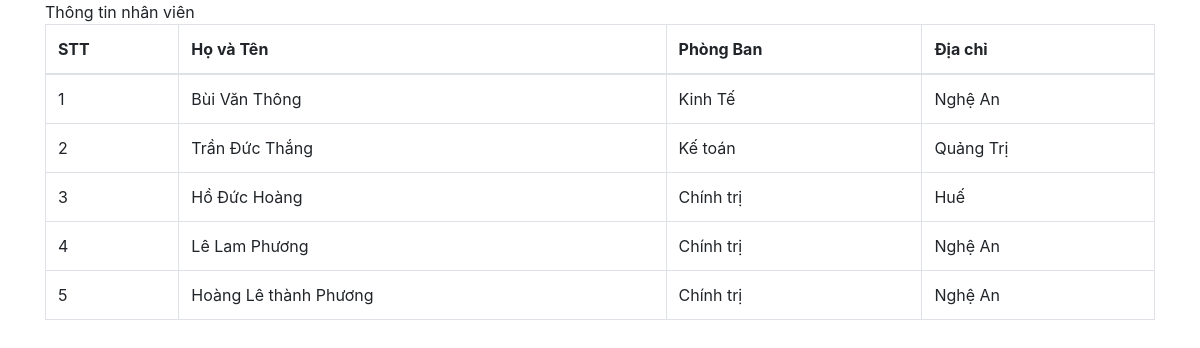
Page /nhanvien.php on the committed database.
### tables this page shows
CREATE TABLE `nhanvien` (
  `IDNV` int(11) NOT NULL,
  `Hoten` text NOT NULL,
  `IDPB` int(11) NOT NULL,
  `Diachi` text NOT NULL
);

CREATE TABLE `phongban` (
  `IDPB` int(11) NOT NULL,
  `Tenpb` text NOT NULL,
  `Mota` text NOT NULL
);

### dbhelper.php (called while the page is built, shortened)
<?php
function executeResult($sql) {
	$conn = mysqli_connect(HOST, USERNAME, PASSWORD, DATABASE);
	$resultset = mysqli_query($conn, $sql) or die( mysqli_error($conn));
	$list      = [];
	while ($row = mysqli_fetch_array($resultset)) {
		$list[] = $row;
	}
	return $list;
}

### nhanvien.php (the view, shortened to what this page needs)
<?php
require_once ('dbhelper.php');
?>
<!DOCTYPE html>
<html>
<head>
	<link rel="stylesheet" href="https://maxcdn.bootstrapcdn.com/bootstrap/4.4.1/css/bootstrap.min.css">
</head>
<body>
	<div class="container">
		<div class="panel panel-primary">
			<div class="panel-heading">
			 Thông tin nhân viên
			</div>
			<div class="panel-body">
				<table class="table table-bordered">
					<thead>
						<tr>
							<th>STT</th>
							<th>Họ và Tên</th>
							<th>Phòng Ban</th>
							<th>Địa chỉ</th>
						</tr>
					</thead>
					<tbody>
<?php
$s_IDPB='';
if($s_IDPB != '')
{
	$sql = "SELECT nhanvien.IDNV,nhanvien.Hoten,phongban.Tenpb,nhanvien.Diachi from nhanvien,phongban
	where nhanvien.IDPB = phongban.IDPB AND phongban.IDPB = $s_IDPB";
}
	else
	{
		$sql = 'SELECT nhanvien.IDNV,nhanvien.Hoten,phongban.Tenpb,nhanvien.Diachi
	FROM nhanvien
   INNER JOIN phongban
   ON nhanvien.IDPB = phongban.IDPB';
	}
$studentList = executeResult($sql);
$index = 1;
foreach ($studentList as $std) {
	echo '<tr>
			<td>'.($index++).'</td>
			<td>'.$std['Hoten'].'</td>
			<td>'.$std['Tenpb'].'</td>
			<td>'.$std['Diachi'].'</td>
		</tr>';
}
?>				</tbody>
				</table>
			</div>
		</div>
	</div>
</body>
</html>

### rows in the picture
nhanvien: Hoten "Bùi Văn Thông", IDPB.Tenpb "Kinh Tế", Diachi "Nghệ An"
nhanvien: Hoten "Trần Đức Thắng", IDPB.Tenpb "Kế toán", Diachi "Quảng Trị"
nhanvien: Hoten "Hồ Đức Hoàng", IDPB.Tenpb "Chính trị", Diachi "Huế"
nhanvien: Hoten "Lê Lam Phương", IDPB.Tenpb "Chính trị", Diachi "Nghệ An"
nhanvien: Hoten "Hoàng Lê thành Phương", IDPB.Tenpb "Chính trị", Diachi "Nghệ An"
